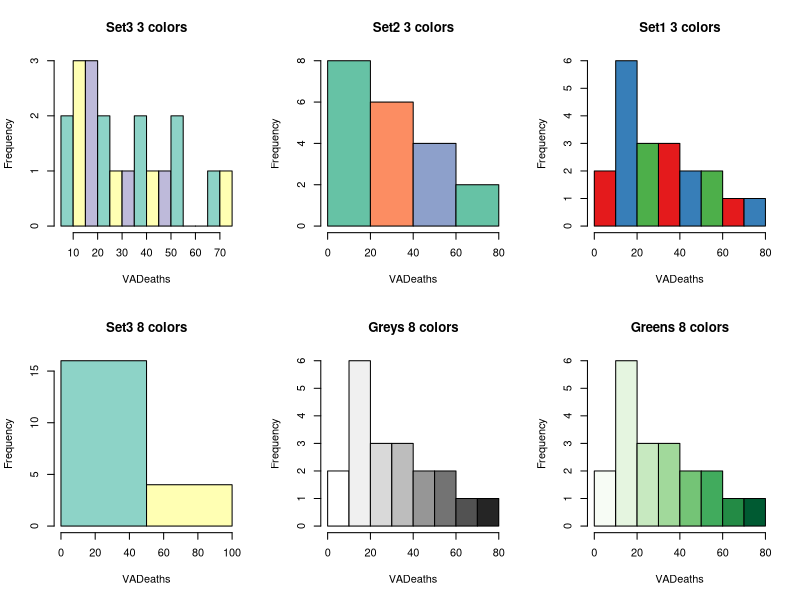

Recreate this plot in R.
library(RColorBrewer)
data(VADeaths)

# Plot multiple graphs in the same page (not working right in RStudio?)
par(mfrow=c(2,3))

hist(VADeaths,breaks=10, col=brewer.pal(3,"Set3"),main="Set3 3 colors")
hist(VADeaths,breaks=3 ,col=brewer.pal(3,"Set2"),main="Set2 3 colors")
hist(VADeaths,breaks=7, col=brewer.pal(3,"Set1"),main="Set1 3 colors")
hist(VADeaths,,breaks= 2, col=brewer.pal(8,"Set3"),main="Set3 8 colors")
hist(VADeaths,col=brewer.pal(8,"Greys"),main="Greys 8 colors")
hist(VADeaths,col=brewer.pal(8,"Greens"),main="Greens 8 colors")